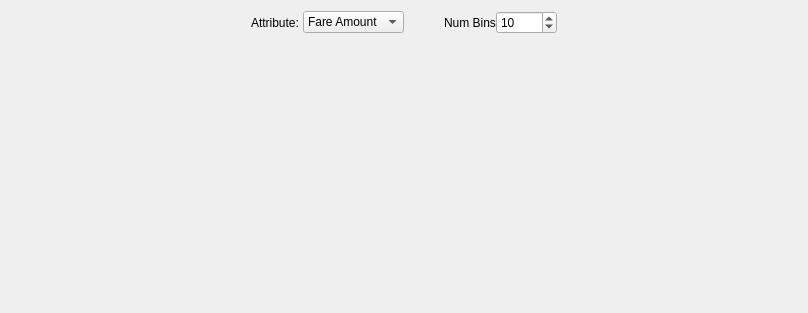
<?xml version="1.0" encoding="UTF-8"?>
<ui version="4.0">
 <class>HistogramWidget</class>
 <widget class="QWidget" name="HistogramWidget">
  <property name="geometry">
   <rect>
    <x>0</x>
    <y>0</y>
    <width>808</width>
    <height>313</height>
   </rect>
  </property>
  <property name="windowTitle">
   <string>Form</string>
  </property>
  <layout class="QVBoxLayout" name="verticalLayout" stretch="0,2">
   <item>
    <layout class="QHBoxLayout" name="horizontalLayout">
     <property name="spacing">
      <number>0</number>
     </property>
     <item>
      <spacer name="horizontalSpacer_3">
       <property name="orientation">
        <enum>Qt::Horizontal</enum>
       </property>
       <property name="sizeHint" stdset="0">
        <size>
         <width>40</width>
         <height>20</height>
        </size>
       </property>
      </spacer>
     </item>
     <item>
      <layout class="QGridLayout" name="gridLayout">
       <item row="0" column="0">
        <widget class="QLabel" name="label_3">
         <property name="text">
          <string>Attribute: </string>
         </property>
        </widget>
       </item>
       <item row="0" column="1">
        <widget class="QComboBox" name="attributeComboBox">
         <item>
          <property name="text">
           <string>Fare Amount</string>
          </property>
         </item>
         <item>
          <property name="text">
           <string>Tip</string>
          </property>
         </item>
         <item>
          <property name="text">
           <string>Distance</string>
          </property>
         </item>
         <item>
          <property name="text">
           <string>Duration</string>
          </property>
         </item>
        </widget>
       </item>
       <item row="0" column="2">
        <spacer name="horizontalSpacer">
         <property name="orientation">
          <enum>Qt::Horizontal</enum>
         </property>
         <property name="sizeHint" stdset="0">
          <size>
           <width>40</width>
           <height>20</height>
          </size>
         </property>
        </spacer>
       </item>
       <item row="0" column="3">
        <widget class="QLabel" name="label">
         <property name="text">
          <string>Num Bins</string>
         </property>
        </widget>
       </item>
       <item row="0" column="4">
        <widget class="QSpinBox" name="numBinsSpinBox">
         <property name="minimum">
          <number>1</number>
         </property>
         <property name="maximum">
          <number>10000</number>
         </property>
         <property name="value">
          <number>10</number>
         </property>
        </widget>
       </item>
      </layout>
     </item>
     <item>
      <spacer name="horizontalSpacer_4">
       <property name="orientation">
        <enum>Qt::Horizontal</enum>
       </property>
       <property name="sizeHint" stdset="0">
        <size>
         <width>40</width>
         <height>20</height>
        </size>
       </property>
      </spacer>
     </item>
    </layout>
   </item>
   <item>
    <widget class="ExtendedHistogram" name="histogram" native="true"/>
   </item>
  </layout>
 </widget>
 <customwidgets>
  <customwidget>
   <class>ExtendedHistogram</class>
   <extends>QWidget</extends>
   <header>extendedhistogram.h</header>
   <container>1</container>
  </customwidget>
 </customwidgets>
 <resources/>
 <connections>
  <connection>
   <sender>attributeComboBox</sender>
   <signal>currentIndexChanged(QString)</signal>
   <receiver>HistogramWidget</receiver>
   <slot>changeHistAttribute(QString)</slot>
   <hints>
    <hint type="sourcelabel">
     <x>377</x>
     <y>29</y>
    </hint>
    <hint type="destinationlabel">
     <x>806</x>
     <y>55</y>
    </hint>
   </hints>
  </connection>
  <connection>
   <sender>numBinsSpinBox</sender>
   <signal>valueChanged(int)</signal>
   <receiver>HistogramWidget</receiver>
   <slot>setNumberOfBins(int)</slot>
   <hints>
    <hint type="sourcelabel">
     <x>572</x>
     <y>24</y>
    </hint>
    <hint type="destinationlabel">
     <x>804</x>
     <y>109</y>
    </hint>
   </hints>
  </connection>
 </connections>
 <slots>
  <slot>changeHistAttribute(QString)</slot>
  <slot>setNumberOfBins(int)</slot>
 </slots>
</ui>
